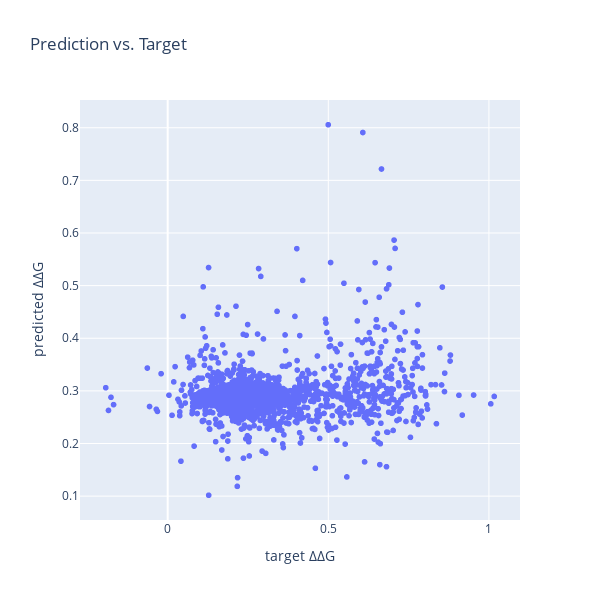

The notebook cell saved with this chart:
### Code cell
import numpy as np
import torch
import pickle

with open("./test/mavedb_1ohz_myformula/test_pred_y.pkl", "rb") as pred_y_file:
    test_pred_y = pickle.load(pred_y_file)

pred = test_pred_y["pred"]
y = test_pred_y["y"]

pred = torch.tensor(pred)
y = torch.tensor(y)
print(len(pred))

from torchmetrics.functional import mean_squared_error, mean_absolute_error, spearman_corrcoef, pearson_corrcoef
mse = mean_squared_error(pred, y)
mae = mean_absolute_error(pred, y)
abs_err_std = torch.std(torch.abs(pred - y))
spearman_cc = spearman_corrcoef(pred, y)
pearson_cc = pearson_corrcoef(pred, y)
print(f"mse: {mse}; mae: {mae}; std: {abs_err_std}; scc: {spearman_cc}; pcc: {pearson_cc}")


import plotly.express as px
import pandas as pd

df = pd.DataFrame(test_pred_y)

# df = df[df["name"].str.split("_", expand=True)[1].str[-3:-1] == '11']

# 使用Plotly创建散点图
fig = px.scatter(df, x='y', y='pred', hover_name='name', title='Prediction vs. Target',
                 labels={'y': 'target ΔΔG', 'pred': 'predicted ΔΔG'},
                 width=600, height=600)

# 显示图表
fig.show()

### Figure 1 — Plotly figure (JSON) as saved in the notebook; plotly's stock layout.template omitted (floating-point values rounded to 4 significant figures; data arrays with more than 128 entries replaced by an {"elided": "..."} marker saying what was removed)
{"data": [{"hovertemplate": "<b>%{hovertext}</b><br><br>target ΔΔG=%{x}<br>predicted ΔΔG=%{y}<extra></extra>", "hovertext": {"elided": "2609 str values"}, "legendgroup": "", "marker": {"color": "#636efa", "symbol": "circle"}, "mode": "markers", "name": "", "showlegend": false, "type": "scattergl", "x": {"elided": "2609 float values"}, "xaxis": "x", "y": {"elided": "2609 float values"}, "yaxis": "y"}], "layout": {"height": 600, "legend": {"tracegroupgap": 0}, "title": {"text": "Prediction vs. Target"}, "width": 600, "xaxis": {"anchor": "y", "domain": [0, 1], "title": {"text": "target ΔΔG"}}, "yaxis": {"anchor": "x", "domain": [0, 1], "title": {"text": "predicted ΔΔG"}}}}
